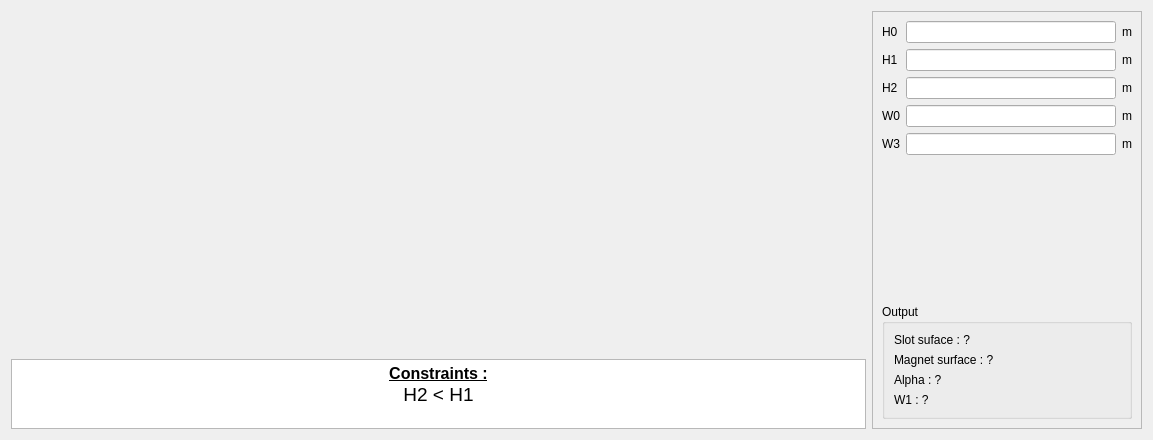
<?xml version="1.0" encoding="UTF-8"?>
<ui version="4.0">
 <class>PHoleM52</class>
 <widget class="QWidget" name="PHoleM52">
  <property name="geometry">
   <rect>
    <x>0</x>
    <y>0</y>
    <width>1153</width>
    <height>440</height>
   </rect>
  </property>
  <property name="minimumSize">
   <size>
    <width>740</width>
    <height>440</height>
   </size>
  </property>
  <property name="maximumSize">
   <size>
    <width>16777215</width>
    <height>16777215</height>
   </size>
  </property>
  <property name="windowTitle">
   <string>Form</string>
  </property>
  <layout class="QHBoxLayout" name="horizontalLayout">
   <item>
    <layout class="QVBoxLayout" name="verticalLayout_3">
     <item>
      <widget class="QLabel" name="img_slot">
       <property name="sizePolicy">
        <sizepolicy hsizetype="Preferred" vsizetype="Preferred">
         <horstretch>0</horstretch>
         <verstretch>0</verstretch>
        </sizepolicy>
       </property>
       <property name="minimumSize">
        <size>
         <width>0</width>
         <height>0</height>
        </size>
       </property>
       <property name="maximumSize">
        <size>
         <width>16777215</width>
         <height>16777215</height>
        </size>
       </property>
       <property name="text">
        <string/>
       </property>
       <property name="pixmap">
        <pixmap resource="../../../../Resources/pyleecan.qrc">:/images/images/MachineSetup/SMHoleMag/HoleM52.png</pixmap>
       </property>
       <property name="scaledContents">
        <bool>false</bool>
       </property>
       <property name="alignment">
        <set>Qt::AlignCenter</set>
       </property>
      </widget>
     </item>
     <item>
      <widget class="QTextEdit" name="txt_constraint">
       <property name="sizePolicy">
        <sizepolicy hsizetype="Preferred" vsizetype="Fixed">
         <horstretch>0</horstretch>
         <verstretch>0</verstretch>
        </sizepolicy>
       </property>
       <property name="minimumSize">
        <size>
         <width>200</width>
         <height>0</height>
        </size>
       </property>
       <property name="maximumSize">
        <size>
         <width>16777215</width>
         <height>70</height>
        </size>
       </property>
       <property name="verticalScrollBarPolicy">
        <enum>Qt::ScrollBarAlwaysOff</enum>
       </property>
       <property name="html">
        <string>&lt;!DOCTYPE HTML PUBLIC &quot;-//W3C//DTD HTML 4.0//EN&quot; &quot;http://www.w3.org/TR/REC-html40/strict.dtd&quot;&gt;
&lt;html&gt;&lt;head&gt;&lt;meta name=&quot;qrichtext&quot; content=&quot;1&quot; /&gt;&lt;style type=&quot;text/css&quot;&gt;
p, li { white-space: pre-wrap; }
&lt;/style&gt;&lt;/head&gt;&lt;body style=&quot; font-family:'MS Shell Dlg 2'; font-size:7.8pt; font-weight:400; font-style:normal;&quot;&gt;
&lt;p align=&quot;center&quot; style=&quot; margin-top:0px; margin-bottom:0px; margin-left:0px; margin-right:0px; -qt-block-indent:0; text-indent:0px;&quot;&gt;&lt;span style=&quot; font-size:12pt; font-weight:600; text-decoration: underline;&quot;&gt;Constraints :&lt;/span&gt;&lt;/p&gt;
&lt;p align=&quot;center&quot; style=&quot; margin-top:0px; margin-bottom:0px; margin-left:0px; margin-right:0px; -qt-block-indent:0; text-indent:0px;&quot;&gt;&lt;span style=&quot; font-size:14pt;&quot;&gt;H2 &amp;lt; H1&lt;/span&gt;&lt;/p&gt;
&lt;p align=&quot;center&quot; style=&quot;-qt-paragraph-type:empty; margin-top:0px; margin-bottom:0px; margin-left:0px; margin-right:0px; -qt-block-indent:0; text-indent:0px; font-size:8pt;&quot;&gt;&lt;br /&gt;&lt;/p&gt;&lt;/body&gt;&lt;/html&gt;</string>
       </property>
       <property name="textInteractionFlags">
        <set>Qt::TextSelectableByKeyboard|Qt::TextSelectableByMouse</set>
       </property>
      </widget>
     </item>
    </layout>
   </item>
   <item>
    <widget class="QScrollArea" name="scrollArea">
     <property name="minimumSize">
      <size>
       <width>270</width>
       <height>0</height>
      </size>
     </property>
     <property name="maximumSize">
      <size>
       <width>270</width>
       <height>16777215</height>
      </size>
     </property>
     <property name="widgetResizable">
      <bool>true</bool>
     </property>
     <widget class="QWidget" name="scrollAreaWidgetContents">
      <property name="geometry">
       <rect>
        <x>0</x>
        <y>0</y>
        <width>268</width>
        <height>416</height>
       </rect>
      </property>
      <layout class="QVBoxLayout" name="verticalLayout_4">
       <item>
        <layout class="QGridLayout" name="gridLayout">
         <item row="4" column="0">
          <widget class="QLabel" name="in_W3">
           <property name="text">
            <string>W3</string>
           </property>
          </widget>
         </item>
         <item row="4" column="1">
          <widget class="FloatEdit" name="lf_W3"/>
         </item>
         <item row="4" column="2">
          <widget class="QLabel" name="unit_W3">
           <property name="text">
            <string>m</string>
           </property>
          </widget>
         </item>
         <item row="0" column="1">
          <widget class="FloatEdit" name="lf_H0"/>
         </item>
         <item row="0" column="0">
          <widget class="QLabel" name="in_H0">
           <property name="text">
            <string>H0</string>
           </property>
          </widget>
         </item>
         <item row="1" column="2">
          <widget class="QLabel" name="unit_H1">
           <property name="text">
            <string>m</string>
           </property>
          </widget>
         </item>
         <item row="1" column="1">
          <widget class="FloatEdit" name="lf_H1"/>
         </item>
         <item row="1" column="0">
          <widget class="QLabel" name="in_H1">
           <property name="text">
            <string>H1</string>
           </property>
          </widget>
         </item>
         <item row="0" column="2">
          <widget class="QLabel" name="unit_H0">
           <property name="text">
            <string>m</string>
           </property>
          </widget>
         </item>
         <item row="2" column="0">
          <widget class="QLabel" name="in_H2">
           <property name="text">
            <string>H2</string>
           </property>
          </widget>
         </item>
         <item row="2" column="1">
          <widget class="FloatEdit" name="lf_H2"/>
         </item>
         <item row="2" column="2">
          <widget class="QLabel" name="unit_H2">
           <property name="text">
            <string>m</string>
           </property>
          </widget>
         </item>
         <item row="3" column="0">
          <widget class="QLabel" name="in_W0">
           <property name="text">
            <string>W0</string>
           </property>
          </widget>
         </item>
         <item row="3" column="1">
          <widget class="FloatEdit" name="lf_W0"/>
         </item>
         <item row="3" column="2">
          <widget class="QLabel" name="unit_W0">
           <property name="text">
            <string>m</string>
           </property>
          </widget>
         </item>
        </layout>
       </item>
       <item>
        <widget class="WMatSelect" name="w_mat_0" native="true">
         <property name="minimumSize">
          <size>
           <width>100</width>
           <height>0</height>
          </size>
         </property>
        </widget>
       </item>
       <item>
        <widget class="WMatSelect" name="w_mat_1" native="true">
         <property name="minimumSize">
          <size>
           <width>100</width>
           <height>0</height>
          </size>
         </property>
        </widget>
       </item>
       <item>
        <spacer name="verticalSpacer">
         <property name="orientation">
          <enum>Qt::Vertical</enum>
         </property>
         <property name="sizeHint" stdset="0">
          <size>
           <width>20</width>
           <height>40</height>
          </size>
         </property>
        </spacer>
       </item>
       <item>
        <widget class="QGroupBox" name="g_output">
         <property name="minimumSize">
          <size>
           <width>200</width>
           <height>0</height>
          </size>
         </property>
         <property name="title">
          <string>Output</string>
         </property>
         <layout class="QVBoxLayout" name="verticalLayout">
          <item>
           <widget class="QLabel" name="out_slot_surface">
            <property name="text">
             <string>Slot suface : ?</string>
            </property>
           </widget>
          </item>
          <item>
           <widget class="QLabel" name="out_magnet_surface">
            <property name="text">
             <string>Magnet surface : ?</string>
            </property>
           </widget>
          </item>
          <item>
           <widget class="QLabel" name="out_alpha">
            <property name="text">
             <string>Alpha : ?</string>
            </property>
           </widget>
          </item>
          <item>
           <widget class="QLabel" name="out_W1">
            <property name="text">
             <string>W1 : ?</string>
            </property>
           </widget>
          </item>
         </layout>
        </widget>
       </item>
      </layout>
     </widget>
    </widget>
   </item>
  </layout>
 </widget>
 <customwidgets>
  <customwidget>
   <class>FloatEdit</class>
   <extends>QLineEdit</extends>
   <header>......GUI/Tools/FloatEdit.h</header>
  </customwidget>
  <customwidget>
   <class>WMatSelect</class>
   <extends>QWidget</extends>
   <header>......GUI.Dialog.DMatLib.WMatSelect.WMatSelect.h</header>
   <container>1</container>
  </customwidget>
 </customwidgets>
 <tabstops>
  <tabstop>lf_H0</tabstop>
  <tabstop>lf_H1</tabstop>
  <tabstop>lf_H2</tabstop>
  <tabstop>lf_W0</tabstop>
  <tabstop>lf_W3</tabstop>
  <tabstop>txt_constraint</tabstop>
 </tabstops>
 <resources>
  <include location="../../../../Resources/pyleecan.qrc"/>
  <include location="../../../../Resources/pyleecan.qrc"/>
  <include location="../../../../Resources/pyleecan.qrc"/>
 </resources>
 <connections/>
</ui>
